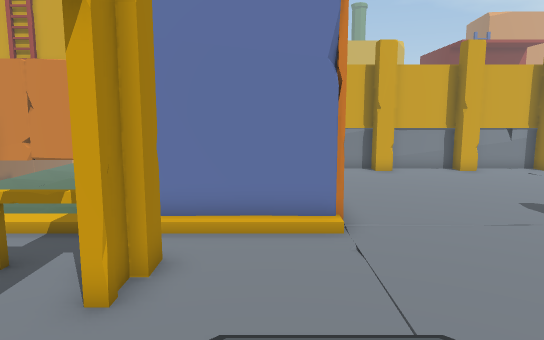
view 1 (above)

24 first-person views from a walk through a Unity game level. The camera is 1.3 m above the floor, tilts 8° down and sees 70° across. The floor is counted in squares, 0.5 m on a side. Each view is taken from the middle of a square. On the plan, view 1 faces up. The plan holds only what a view shows up to about 20 squares ahead; the rest is blank. The place goes on beyond the plan. The player is left out. Door leaves are left out, so doorways stand open.

view 2
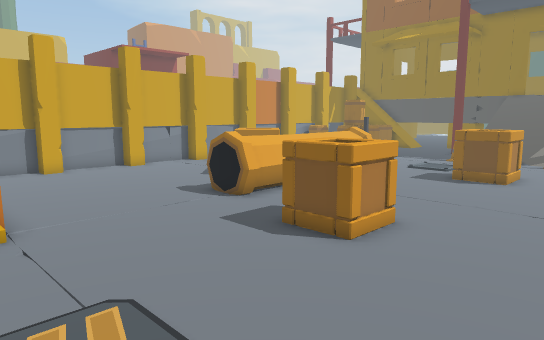

view 3
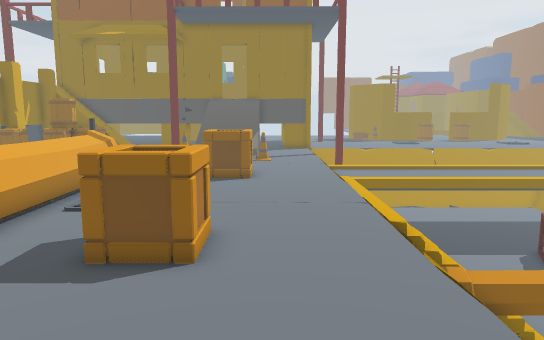

view 4
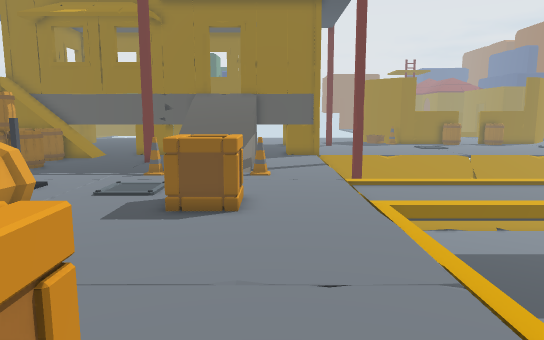

view 5
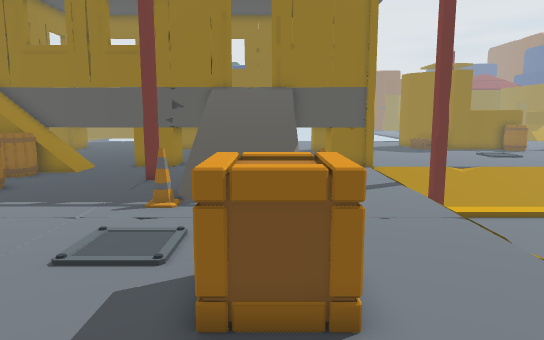

view 6
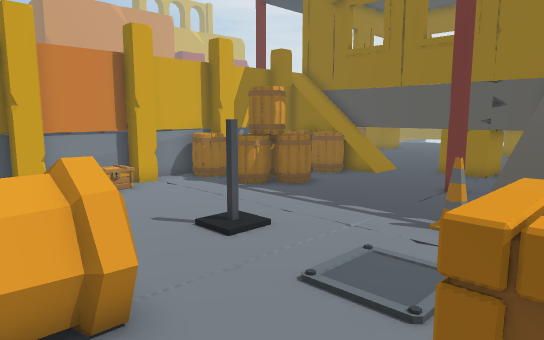

view 7
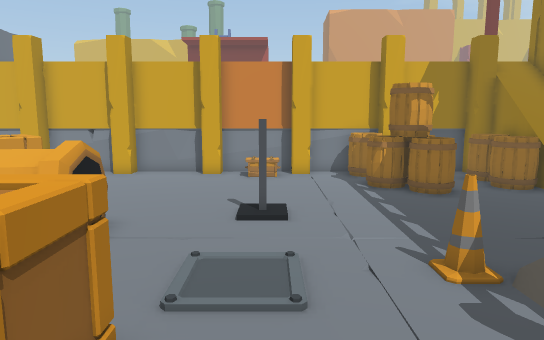

view 8
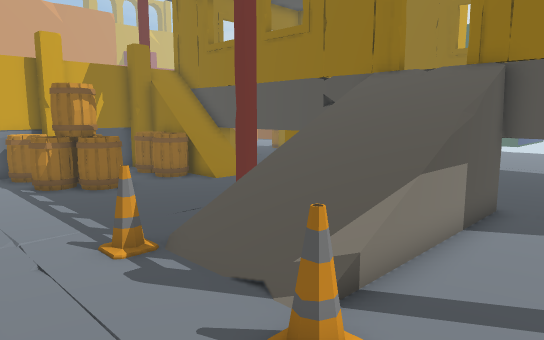

view 9
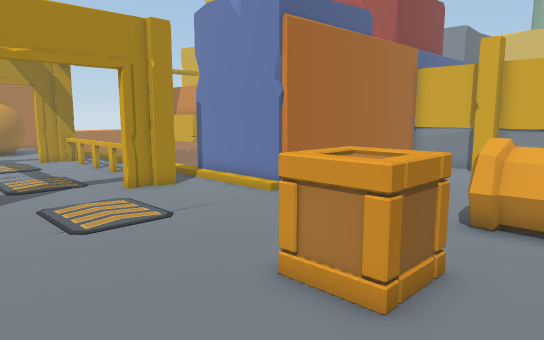

view 10
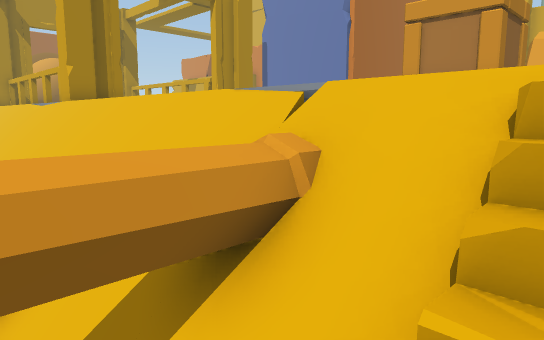

view 11
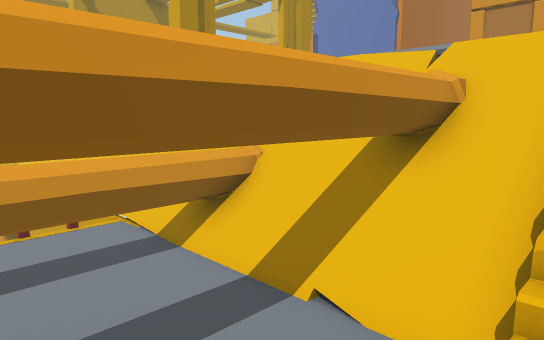

view 12
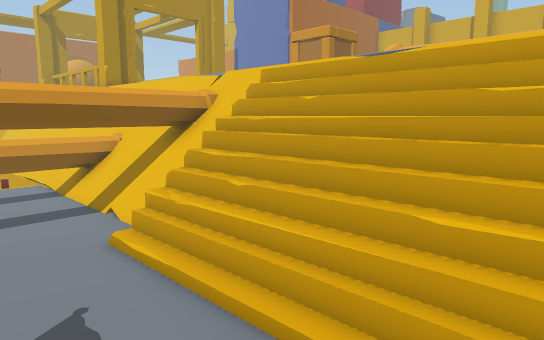

view 13
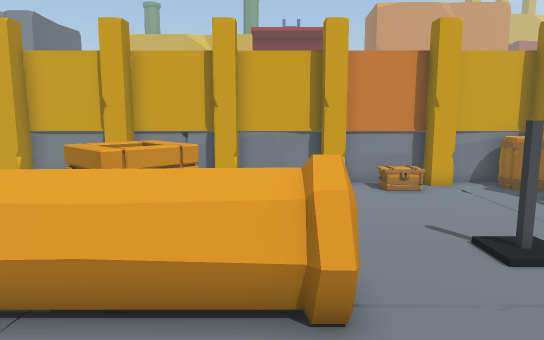

view 14
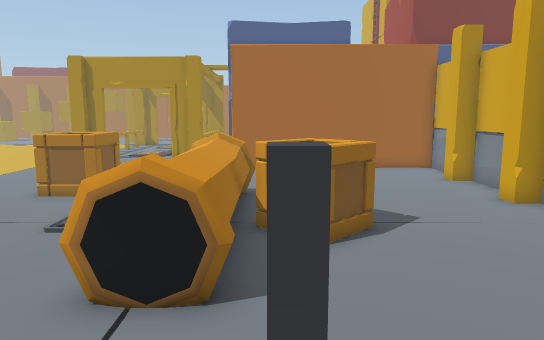

view 15
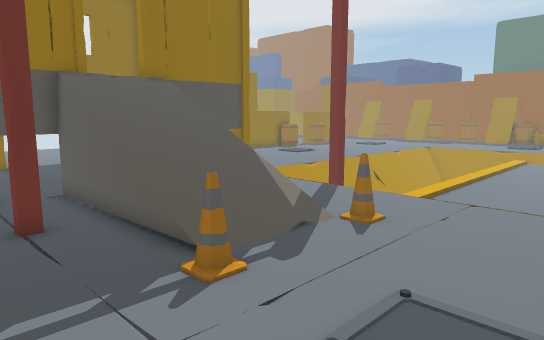

view 16
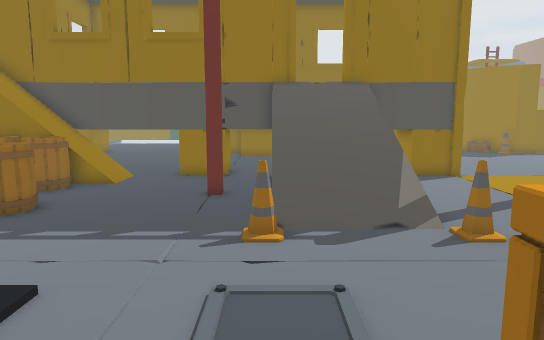

view 17
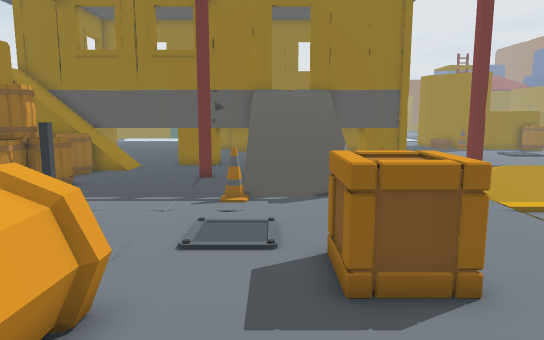

view 18
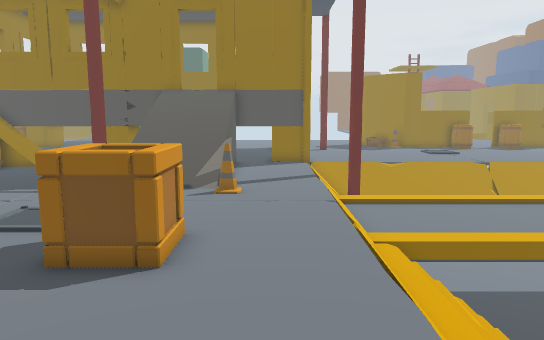

view 19
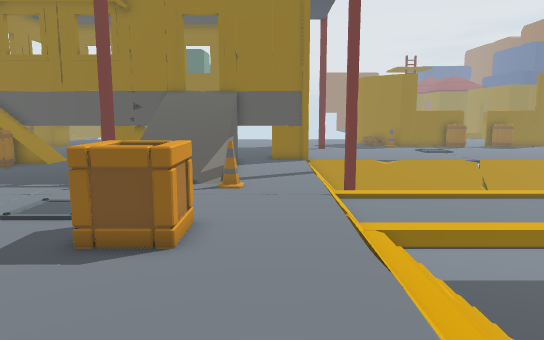

view 20
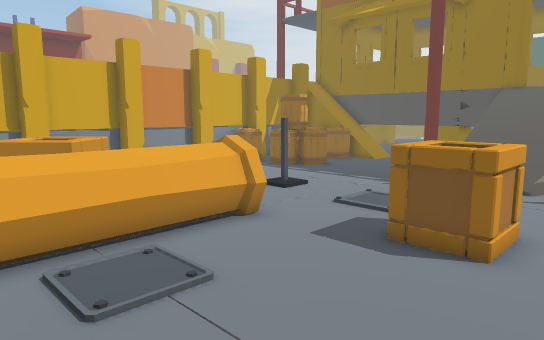

view 21
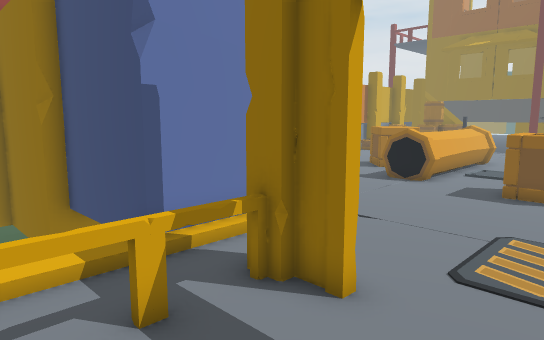

view 22
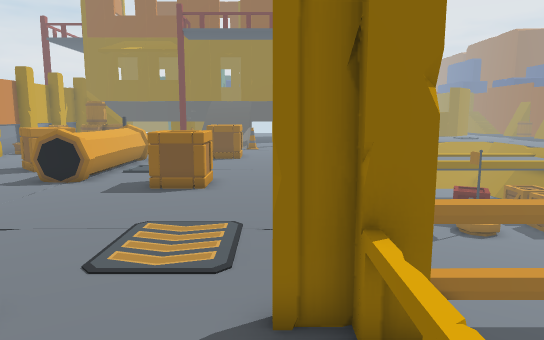

view 23
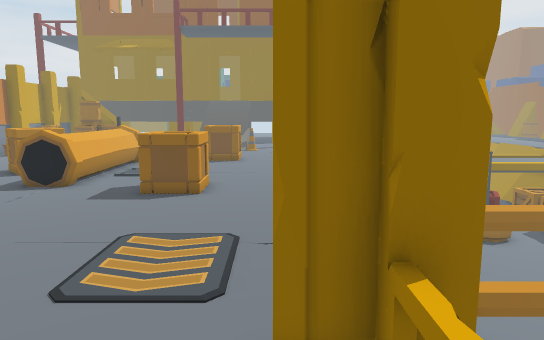

view 24
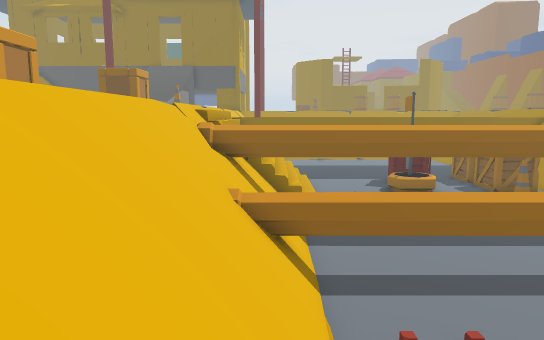

### Floor plan
Key: @ floor where view 1 was taken; # wall or solid block; . main floor; - floor 0.25 m lower than the main floor; _ floor 0.75 m lower than the main floor; : floor 1 m higher than the main floor; + floor 1.75 m higher than the main floor; * floor 2 m higher than the main floor; < floor 2 m lower than the main floor; % floor 2.5 m higher than the main floor; / step, stairs or slope; D open door; ≈ liquid the walk keeps out of; ^ raised ledge; v drop or lower ground; C crate; P pipe; B barrel; N cone; T thing the floor can be seen under or through; O other object.
Columns run from 7 left of view 1 to 32 right of it. Each row starts with its distance up from view 1.
 20          # :::::::::::::: ::: :::
 19         #############################%%#
 18    O   OO#................OO..BB#  . v/#
 17    O     #.....................BBB BB//#
 16    O     #.....................BBB.BB//#
 15    O    O#.....................BBB.BB//#
 14         O#......................BB..B//#
 13    O    O#.........CC..................#
 12    O    O#........CCC..................#
 11    O    O#.........CC......O...........#
 10    O    O#.....PPPPPPPPP...............O
  9    OOOOOO#.....PPPPPPPPP...........#...#
  8    ............PPPPPPPPP...............#
  7     ##....................  ..N///////v#
  6 OOOO#DD.........................//////+#
  5 ....#DD.......CCC......CCC......///////*
  4   ............CCC......CCC.....///////+#
  3    ....  .....CC.......CCC....N///////v#
  2 .  ...........................N/.......#
  1 ..   DD................................#
  0 OOOO## @ ..............................O
 -1 ...../......./_.........../.........../O
 -2 //////////////////////////  ----      /.
 -3    ///////////////////////  ----      /.
 -4    ////////////^#/////////  ----     //.
 -5      ≈≈≈≈<</O<<TT/////////  ----     //.
 -6          <<OO<<TT<<<<<<<    -----<</ //.
 -7          <<OO<<TT<<<<<<<<<v -----<</ //.
 -8          <<OO<<TT<<<<<<<<<v -----<</ //.
 -9          <<OO<<T <<< <<<<<v -----<</ //.

Positions as (right, up) in squares from view 1, and headings:
1: (0, 0), facing up
2: (0, -1), facing up-right
3: (0, 2), facing right
4: (6, 2), facing right
5: (12, 4), facing right
6: (14, 4), facing up-right
7: (20, 1), facing up
8: (20, 0), facing up-right
9: (11, -1), facing up-left
10: (11, -5), facing up-left
11: (11, -9), facing up-left
12: (18, -9), facing up-left
13: (15, 4), facing up
14: (21, 11), facing left
15: (18, 11), facing down-right
16: (15, 7), facing right
17: (11, 6), facing right
18: (10, 1), facing right
19: (9, 1), facing right
20: (9, 1), facing up-right
21: (-7, 2), facing up-right
22: (-7, 1), facing right
23: (-6, 1), facing right
24: (-4, -4), facing right
